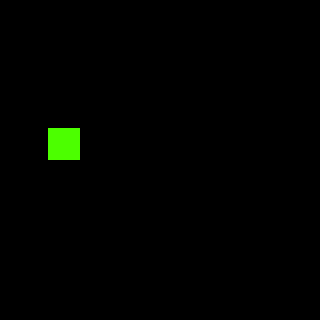

A level layout from a 2D game, rendered from its tile map. Below: a short description, then the map file with its tile-grid data intact:
An orthogonal 20x20 tile map with 16x16 px tiles, 3 tile layers (regions, input_set, output_set).

<map version="1.0" orientation="orthogonal" renderorder="right-down" width="20" height="20" tilewidth="16" tileheight="16" nextobjectid="6">
 <properties>
  <property name="NoOverlappingRules" value="true" />
 </properties>
 <tileset firstgid="1" name="ruleset" tilewidth="16" tileheight="16" tilecount="60" columns="10">
  <image source="../tilesets/ruleset.png" width="160" height="96" />
 </tileset>
 <layer name="regions" width="20" height="20">
  <data encoding="csv">
0,0,0,0,0,0,0,0,0,0,0,0,0,0,0,0,0,0,0,0,
0,0,0,0,0,0,0,0,0,0,0,0,0,0,0,0,0,0,0,0,
0,0,0,0,0,0,0,0,0,0,0,0,0,0,0,0,0,0,0,0,
0,0,0,0,0,0,0,0,0,0,0,0,0,0,0,0,0,0,0,0,
0,0,0,0,0,0,0,0,0,0,0,0,0,0,0,0,0,0,0,0,
0,0,0,0,0,0,0,0,0,0,0,0,0,0,0,0,0,0,0,0,
0,0,0,0,0,0,0,0,0,0,0,0,0,0,0,0,0,0,0,0,
0,0,0,0,0,0,0,0,0,0,0,0,0,0,0,0,0,0,0,0,
0,0,0,1,1,0,0,0,0,0,0,0,0,0,0,0,0,0,0,0,
0,0,0,1,1,0,0,0,0,0,0,0,0,0,0,0,0,0,0,0,
0,0,0,0,0,0,0,0,0,0,0,0,0,0,0,0,0,0,0,0,
0,0,0,0,0,0,0,0,0,0,0,0,0,0,0,0,0,0,0,0,
0,0,0,0,0,0,0,0,0,0,0,0,0,0,0,0,0,0,0,0,
0,0,0,0,0,0,0,0,0,0,0,0,0,0,0,0,0,0,0,0,
0,0,0,0,0,0,0,0,0,0,0,0,0,0,0,0,0,0,0,0,
0,0,0,0,0,0,0,0,0,0,0,0,0,0,0,0,0,0,0,0,
0,0,0,0,0,0,0,0,0,0,0,0,0,0,0,0,0,0,0,0,
0,0,0,0,0,0,0,0,0,0,0,0,0,0,0,0,0,0,0,0,
0,0,0,0,0,0,0,0,0,0,0,0,0,0,0,0,0,0,0,0,
0,0,0,0,0,0,0,0,0,0,0,0,0,0,0,0,0,0,0,0
</data>
 </layer>
 <layer name="input_set" width="20" height="20">
  <data encoding="csv">
0,0,0,0,0,0,0,0,0,0,0,0,0,0,0,0,0,0,0,0,
0,0,0,0,0,0,0,0,0,0,0,0,0,0,0,0,0,0,0,0,
0,0,0,0,0,0,0,0,0,0,0,0,0,0,0,0,0,0,0,0,
0,0,0,0,0,0,0,0,0,0,0,0,0,0,0,0,0,0,0,0,
0,0,0,0,0,0,0,0,0,0,0,0,0,0,0,0,0,0,0,0,
0,0,0,0,0,0,0,0,0,0,0,0,0,0,0,0,0,0,0,0,
0,0,0,0,0,0,0,0,0,0,0,0,0,0,0,0,0,0,0,0,
0,0,0,0,0,0,0,0,0,0,0,0,0,0,0,0,0,0,0,0,
0,0,0,23,23,0,0,0,0,0,0,0,0,0,0,0,0,0,0,0,
0,0,0,23,23,0,0,0,0,0,0,0,0,0,0,0,0,0,0,0,
0,0,0,0,0,0,0,0,0,0,0,0,0,0,0,0,0,0,0,0,
0,0,0,0,0,0,0,0,0,0,0,0,0,0,0,0,0,0,0,0,
0,0,0,0,0,0,0,0,0,0,0,0,0,0,0,0,0,0,0,0,
0,0,0,0,0,0,0,0,0,0,0,0,0,0,0,0,0,0,0,0,
0,0,0,0,0,0,0,0,0,0,0,0,0,0,0,0,0,0,0,0,
0,0,0,0,0,0,0,0,0,0,0,0,0,0,0,0,0,0,0,0,
0,0,0,0,0,0,0,0,0,0,0,0,0,0,0,0,0,0,0,0,
0,0,0,0,0,0,0,0,0,0,0,0,0,0,0,0,0,0,0,0,
0,0,0,0,0,0,0,0,0,0,0,0,0,0,0,0,0,0,0,0,
0,0,0,0,0,0,0,0,0,0,0,0,0,0,0,0,0,0,0,0
</data>
 </layer>
 <layer name="output_set" width="20" height="20">
  <data encoding="csv">
0,0,0,0,0,0,0,0,0,0,0,0,0,0,0,0,0,0,0,0,
0,0,0,0,0,0,0,0,0,0,0,0,0,0,0,0,0,0,0,0,
0,0,0,0,0,0,0,0,0,0,0,0,0,0,0,0,0,0,0,0,
0,0,0,0,0,0,0,0,0,0,0,0,0,0,0,0,0,0,0,0,
0,0,0,0,0,0,0,0,0,0,0,0,0,0,0,0,0,0,0,0,
0,0,0,0,0,0,0,0,0,0,0,0,0,0,0,0,0,0,0,0,
0,0,0,0,0,0,0,0,0,0,0,0,0,0,0,0,0,0,0,0,
0,0,0,0,0,0,0,0,0,0,0,0,0,0,0,0,0,0,0,0,
0,0,0,3,3,0,0,0,0,0,0,0,0,0,0,0,0,0,0,0,
0,0,0,3,3,0,0,0,0,0,0,0,0,0,0,0,0,0,0,0,
0,0,0,0,0,0,0,0,0,0,0,0,0,0,0,0,0,0,0,0,
0,0,0,0,0,0,0,0,0,0,0,0,0,0,0,0,0,0,0,0,
0,0,0,0,0,0,0,0,0,0,0,0,0,0,0,0,0,0,0,0,
0,0,0,0,0,0,0,0,0,0,0,0,0,0,0,0,0,0,0,0,
0,0,0,0,0,0,0,0,0,0,0,0,0,0,0,0,0,0,0,0,
0,0,0,0,0,0,0,0,0,0,0,0,0,0,0,0,0,0,0,0,
0,0,0,0,0,0,0,0,0,0,0,0,0,0,0,0,0,0,0,0,
0,0,0,0,0,0,0,0,0,0,0,0,0,0,0,0,0,0,0,0,
0,0,0,0,0,0,0,0,0,0,0,0,0,0,0,0,0,0,0,0,
0,0,0,0,0,0,0,0,0,0,0,0,0,0,0,0,0,0,0,0
</data>
 </layer>
</map>
